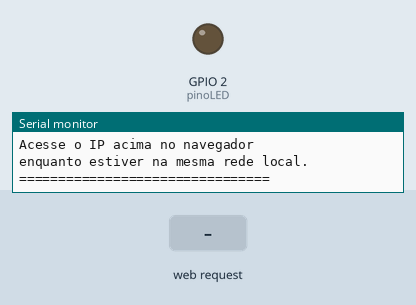
Recording of a sketch running on a simulated ESP32. Shown: output pins drawn as LEDs (lit = HIGH), the last lines printed to the serial monitor. The inputs (shaded band) are chosen by the test bench. WiFi joins after 1.5 s; servers stay silent unless stated.

Above: at 2.7 s.
2.8 s: HTTP request GET /2/on received
At 3.4 s:
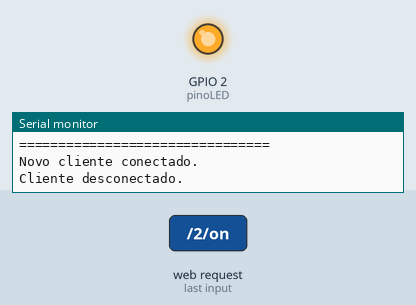
4.3 s: HTTP request GET /2/off received
At 5.7 s:
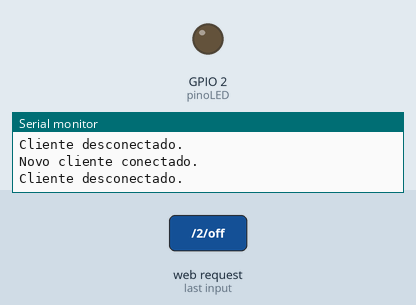
Timing chart, 0 to 7.3 s (numbered marks = the images above; inputs shaded):
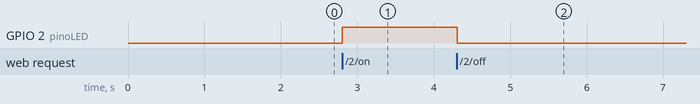

The sketch:

ESP32_Botao_WebServer.ino
```cpp
/***********************************************************************
 * Projeto: Servidor Web ESP32 com Controle de GPIO (GPIO 2)
 * Autor: André Tritiack
 * Repositório: github.com/prof-atritiack/webserver-esp32
 *
 * Este projeto demonstra como conectar o ESP32 a uma rede Wi-Fi
 * e controlar o estado do pino GPIO 2 através de uma interface web
 * com botões ON/OFF.
 *
 * Baseado em exemplos do WiFiServer do core ESP32
 * e tutoriais da Random Nerd Tutorials.
 ***********************************************************************/

// Biblioteca já instalada
#include <WiFi.h>

// Credenciais da rede Wi-Fi
const char* ssid = "";
const char* password = "";

// Servidor Web rodando na porta 80
WiFiServer server(80);

// Estado inicial do LED
String estadoLED = "off";

// Pino do LED
const int pinoLED = 2;

// Controle de timeout da conexão
unsigned long currentTime = millis();
unsigned long previousTime = 0;
const long timeoutTime = 2000;

void setup() {
  Serial.begin(115200);

  // Configura o pino como saída
  pinMode(pinoLED, OUTPUT);
  digitalWrite(pinoLED, LOW);

  // Conectar ao Wi-Fi
  Serial.print("Conectando-se a ");
  Serial.println(ssid);
  WiFi.begin(ssid, password);

  while (WiFi.status() != WL_CONNECTED) {
    delay(500);
    Serial.print(".");
  }

  // Exibir dados da conexão
  Serial.println("");
  Serial.println("================================");
  Serial.println(" ESP32 conectado à rede Wi-Fi ");
  Serial.println("================================");
  Serial.print("SSID: ");
  Serial.println(WiFi.SSID());
  Serial.print("Endereço IP: ");
  Serial.println(WiFi.localIP());
  Serial.print("MAC Address: ");
  Serial.println(WiFi.macAddress());
  Serial.println("--------------------------------");
  Serial.println("Acesse o IP acima no navegador");
  Serial.println("enquanto estiver na mesma rede local.");
  Serial.println("================================");

  // Inicia o servidor
  server.begin();
}

void loop() {
  WiFiClient client = server.available();

  if (client) {
    currentTime = millis();
    previousTime = currentTime;
    Serial.println("Novo cliente conectado.");
    String header = "";
    String currentLine = "";

    while (client.connected() && currentTime - previousTime <= timeoutTime) {
      currentTime = millis();
      if (client.available()) {
        char c = client.read();
        header += c;
        if (c == '\n') {
          if (currentLine.length() == 0) {
            // Resposta HTTP
            client.println("HTTP/1.1 200 OK");
            client.println("Content-type:text/html");
            client.println("Connection: close");
            client.println();

            // Controle do LED
            if (header.indexOf("GET /2/on") >= 0) {
              estadoLED = "on";
              digitalWrite(pinoLED, HIGH);
            } else if (header.indexOf("GET /2/off") >= 0) {
              estadoLED = "off";
              digitalWrite(pinoLED, LOW);
            }

            // Página HTML estilizada
            client.println("<!DOCTYPE HTML><html lang=\"pt-br\">");
            client.println("<head><meta name=\"viewport\" content=\"width=device-width, initial-scale=1\">");
            client.println("<style>");
            client.println("body { margin:0; font-family: Arial; background: linear-gradient(135deg,#74ebd5 0%,#ACB6E5 100%); text-align:center;}");
            client.println("h1 { color:#fff; margin:20px 0; font-size:2.5rem; text-shadow:1px 1px 4px rgba(0,0,0,0.3);}");
            client.println(".card { display:inline-block; background:#fff; padding:20px 40px; margin:20px; border-radius:15px; box-shadow:0 4px 15px rgba(0,0,0,0.2); min-width:200px;}");
            client.println(".card h2 { margin:10px 0; font-size:2rem; color:#444;}");
            client.println(".state { font-size:2rem; margin:15px 0;}");
            client.println(".button { background-color:#4CAF50; border:none; color:white; padding:16px 40px; font-size:20px; cursor:pointer; border-radius:10px;}");
            client.println(".button2 { background-color:#555555;}");
            client.println("</style></head><body>");
            client.println("<h1>Servidor Web ESP32 - Controle de LED</h1>");

            // Card LED
            client.println("<div class=\"card\">");
            client.println("<h2>LED no GPIO 2</h2>");
            client.println("<div class=\"state\">" + estadoLED + "</div>");
            if (estadoLED == "off") {
              client.println("<a href=\"/2/on\"><button class=\"button\">LIGAR</button></a>");
            } else {
              client.println("<a href=\"/2/off\"><button class=\"button button2\">DESLIGAR</button></a>");
            }
            client.println("</div>");

            client.println("</body></html>");
            client.println();
            break;
          } else {
            currentLine = "";
          }
        } else if (c != '\r') {
          currentLine += c;
        }
      }
    }
    client.stop();
    Serial.println("Cliente desconectado.");
  }
}
```

Measured:
- after the input at 2.8 s, GPIO 2 (pinoLED): LOW → HIGH at once
- after the input at 4.3 s, GPIO 2 (pinoLED): HIGH → LOW at once
